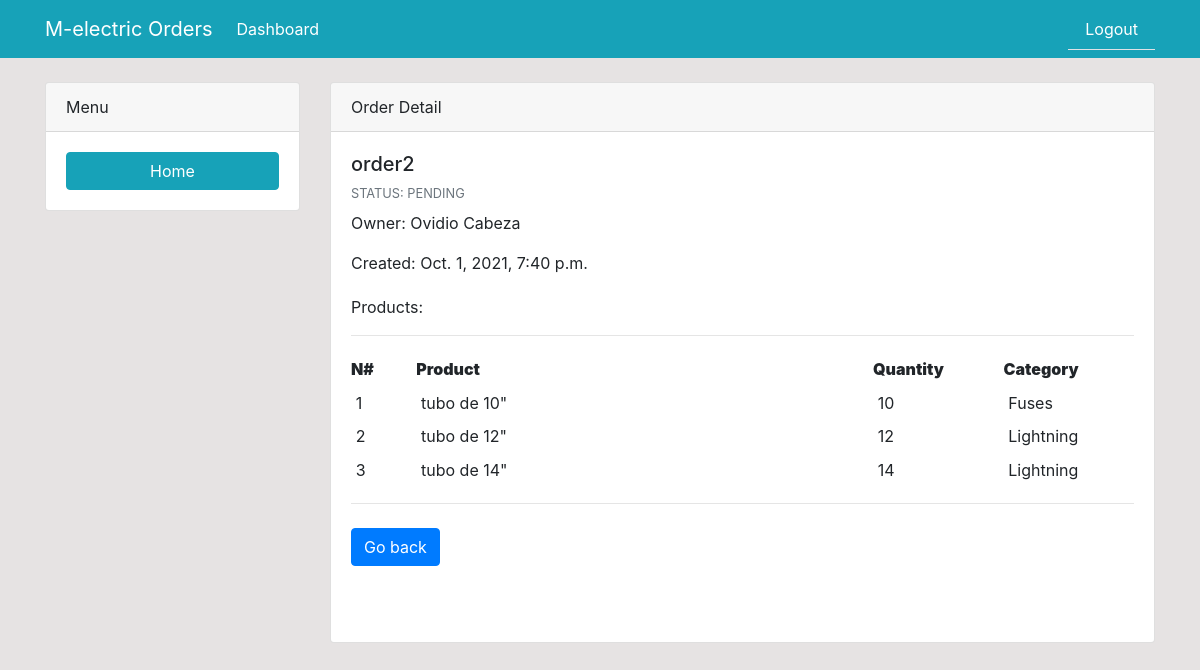
The app's page /order-detail/20 (signed in), older data.
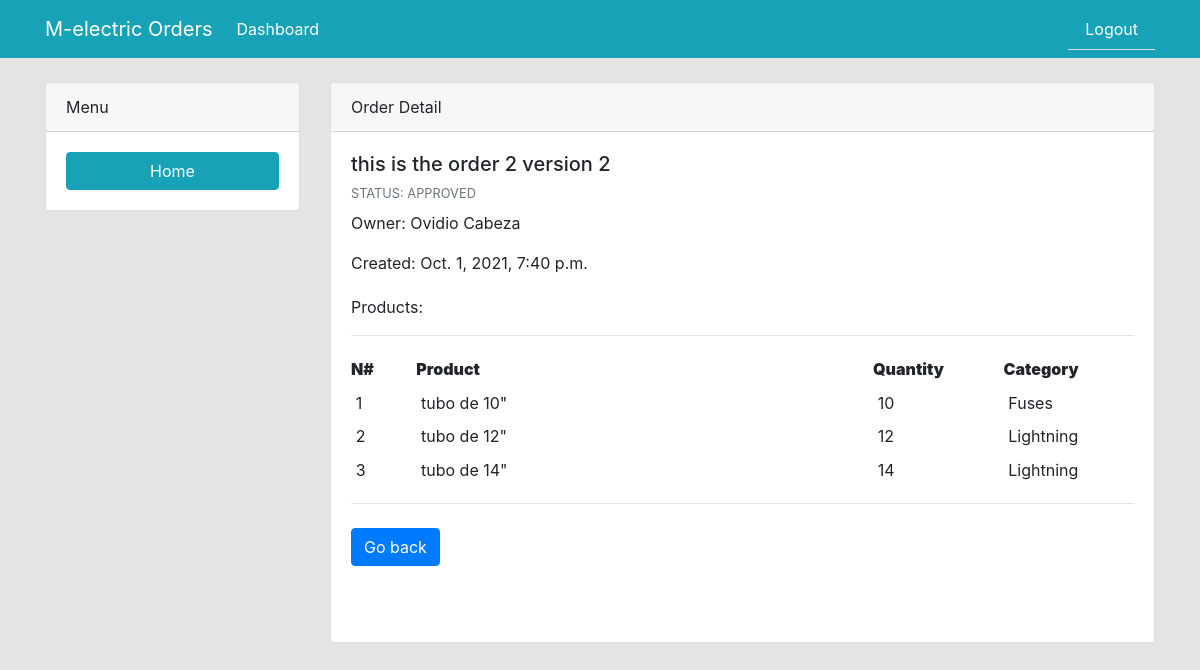
The same page, newer data.
### dashboard/models.py (models this page shows, shortened)
class Order(models.Model):
	description = models.CharField('Order Description', max_length=100)
	status = models.CharField('Status', max_length=50, choices=STATUS)
	user = models.ForeignKey(User, blank=True, null=True, on_delete=models.CASCADE)
	products = models.ManyToManyField(Product, blank=True, through='ThroughModel')
	created = models.DateTimeField(auto_now_add=True)
	approval_date = models.DateTimeField('Approval Date', blank=True, null=True)

### dashboard/views.py (the view)
# urls.py: path('order-detail/<int:id>', views.order_detail, name='order-detail'),
@login_required
def order_detail(request, id):
    order = Order.objects.get(pk=id)
    products = ThroughModel.objects.filter(order=order.id)
    context = {
        'order': order,
        'products': products,
    }
    return render(request, "dashboard/order_detail.html", context)

### dashboard/models.py (called while the page is built)
	def __str__(self):
		return self.category_name

	def __str__(self):
		return self.product_name

### templates/dashboard/order_detail.html (shortened to what this page needs)
{% extends 'partials/base.html' %}
{% load crispy_forms_tags %}
{% block content %}
<div class="container">
    <div class="row mt-4">
        <div class="col-md-3">
            <div class="card">
                <div class="card-header">
                    Menu
                </div>
                <div class="card-body">
                    <a class="btn btn-info btn-block" href="{% url 'index' %}">Home</a>
                </div>
            </div>
        </div>
        <div class="col-md-9">
            <div class="card">
                <div class="card-header">
                    Order Detail
                </div>
                <div class="card-body">
                    <section class="mb-5">
                        <div class="row">
                            <div class="col-md-12">
                                <h5>{{order.description}}</h5>
                                <p class="mb-2 text-muted text-uppercase small">Status: {{order.status}}</p>
                                <p><span class="mr-1">Owner: {{order.user.first_name}} {{order.user.last_name}} </span></p>
                                <p><span class="mr-1">Created: {{order.created}} </span></p>
                                <p class="pt-1">Products:</p>
                                <hr>
                                    <div class="table-responsive">
                                        <table class="table table-sm table-borderless mb-0">
                                            <tbody>
                                                <tr>
                                                    <th class="pl-0 col-1" scope="row"><strong>N#</strong></th>
                                                    <th class="pl-0 col-7" scope="row"><strong>Product</strong></th>
                                                    <th class="pl-0 col-2" scope="row"><strong>Quantity</strong></th>
                                                    <th class="pl-0 col-2" scope="row"><strong>Category</strong></th>
                                                </tr>
                                                {% for product in products %}
                                                <tr>
                                                    <td>{{forloop.counter}}</td>
                                                    <td>{{ product.product }}</td>
                                                    <td>{{ product.quantity }}</td>
                                                    <td>{{ product.product.category }}</td>
                                                </tr>
                                                {% endfor %}
                                            </tbody>
                                        </table>
                                    </div>
                                    <hr>
                                    <a href="{% url 'index' %}" type="button" class="btn btn-primary btn-md mr-1 mb-2">Go back</a>
                                    </div>
                                </div>
                            </section>
                        </div>
                    </div>
                </div>
            </div>
        </div>
        {% endblock %}

Row changes from the older to the newer data that the page shows:
changed Order "Ovidio": description "order2" → "this is the order 2 version 2"; status "PENDING" → "APPROVED"
